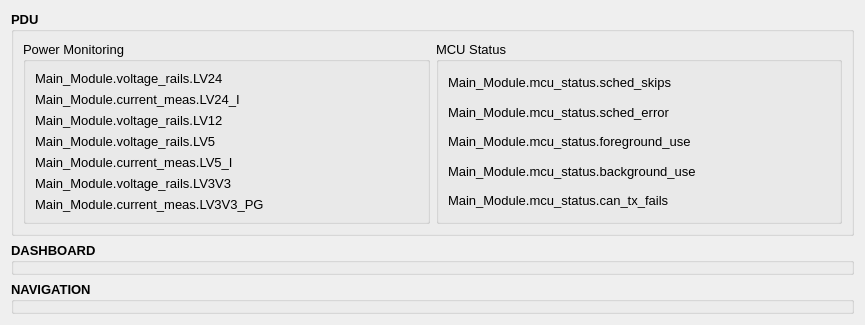
<?xml version="1.0" encoding="UTF-8"?>
<ui version="4.0">
 <class>systemMonitor</class>
 <widget class="QWidget" name="systemMonitor">
  <property name="geometry">
   <rect>
    <x>0</x>
    <y>0</y>
    <width>865</width>
    <height>318</height>
   </rect>
  </property>
  <property name="windowTitle">
   <string>Form</string>
  </property>
  <layout class="QVBoxLayout" name="verticalLayout">
   <item>
    <widget class="QGroupBox" name="groupBox_2">
     <property name="font">
      <font>
       <pointsize>10</pointsize>
       <weight>75</weight>
       <bold>true</bold>
      </font>
     </property>
     <property name="title">
      <string>PDU</string>
     </property>
     <layout class="QHBoxLayout" name="horizontalLayout">
      <item>
       <widget class="QGroupBox" name="groupBox">
        <property name="font">
         <font>
          <pointsize>10</pointsize>
          <weight>50</weight>
          <bold>false</bold>
         </font>
        </property>
        <property name="title">
         <string>Power Monitoring</string>
        </property>
        <layout class="QVBoxLayout" name="verticalLayout_2">
         <item>
          <widget class="CANVariableDisplay" name="label_4">
           <property name="font">
            <font>
             <pointsize>10</pointsize>
            </font>
           </property>
           <property name="text">
            <string>Main_Module.voltage_rails.LV24</string>
           </property>
          </widget>
         </item>
         <item>
          <widget class="CANVariableDisplay" name="label_9">
           <property name="font">
            <font>
             <pointsize>10</pointsize>
            </font>
           </property>
           <property name="text">
            <string>Main_Module.current_meas.LV24_I</string>
           </property>
          </widget>
         </item>
         <item>
          <widget class="CANVariableDisplay" name="label_5">
           <property name="font">
            <font>
             <pointsize>10</pointsize>
            </font>
           </property>
           <property name="text">
            <string>Main_Module.voltage_rails.LV12</string>
           </property>
          </widget>
         </item>
         <item>
          <widget class="CANVariableDisplay" name="label_6">
           <property name="font">
            <font>
             <pointsize>10</pointsize>
            </font>
           </property>
           <property name="text">
            <string>Main_Module.voltage_rails.LV5</string>
           </property>
          </widget>
         </item>
         <item>
          <widget class="CANVariableDisplay" name="label_10">
           <property name="font">
            <font>
             <pointsize>10</pointsize>
            </font>
           </property>
           <property name="text">
            <string>Main_Module.current_meas.LV5_I</string>
           </property>
          </widget>
         </item>
         <item>
          <widget class="CANVariableDisplay" name="label_7">
           <property name="font">
            <font>
             <pointsize>10</pointsize>
            </font>
           </property>
           <property name="text">
            <string>Main_Module.voltage_rails.LV3V3</string>
           </property>
          </widget>
         </item>
         <item>
          <widget class="CANVariableDisplay" name="label_8">
           <property name="font">
            <font>
             <pointsize>10</pointsize>
            </font>
           </property>
           <property name="text">
            <string>Main_Module.current_meas.LV3V3_PG</string>
           </property>
          </widget>
         </item>
        </layout>
       </widget>
      </item>
      <item>
       <widget class="QGroupBox" name="groupBox_3">
        <property name="font">
         <font>
          <weight>50</weight>
          <bold>false</bold>
         </font>
        </property>
        <property name="title">
         <string>MCU Status</string>
        </property>
        <layout class="QVBoxLayout" name="verticalLayout_3">
         <item>
          <widget class="CANVariableDisplay" name="label_11">
           <property name="font">
            <font>
             <pointsize>10</pointsize>
            </font>
           </property>
           <property name="text">
            <string>Main_Module.mcu_status.sched_skips</string>
           </property>
          </widget>
         </item>
         <item>
          <widget class="CANVariableDisplay" name="label_14">
           <property name="font">
            <font>
             <pointsize>10</pointsize>
            </font>
           </property>
           <property name="text">
            <string>Main_Module.mcu_status.sched_error</string>
           </property>
          </widget>
         </item>
         <item>
          <widget class="CANVariableDisplay" name="label_12">
           <property name="font">
            <font>
             <pointsize>10</pointsize>
            </font>
           </property>
           <property name="text">
            <string>Main_Module.mcu_status.foreground_use</string>
           </property>
          </widget>
         </item>
         <item>
          <widget class="CANVariableDisplay" name="label_13">
           <property name="font">
            <font>
             <pointsize>10</pointsize>
            </font>
           </property>
           <property name="text">
            <string>Main_Module.mcu_status.background_use</string>
           </property>
          </widget>
         </item>
         <item>
          <widget class="CANVariableDisplay" name="label_15">
           <property name="font">
            <font>
             <pointsize>10</pointsize>
            </font>
           </property>
           <property name="text">
            <string>Main_Module.mcu_status.can_tx_fails</string>
           </property>
          </widget>
         </item>
        </layout>
       </widget>
      </item>
     </layout>
    </widget>
   </item>
   <item>
    <widget class="QGroupBox" name="groupBox_4">
     <property name="font">
      <font>
       <pointsize>10</pointsize>
       <weight>75</weight>
       <bold>true</bold>
      </font>
     </property>
     <property name="title">
      <string>DASHBOARD</string>
     </property>
    </widget>
   </item>
   <item>
    <widget class="QGroupBox" name="groupBox_5">
     <property name="font">
      <font>
       <pointsize>10</pointsize>
       <weight>75</weight>
       <bold>true</bold>
      </font>
     </property>
     <property name="title">
      <string>NAVIGATION</string>
     </property>
    </widget>
   </item>
   <item>
    <spacer name="verticalSpacer">
     <property name="orientation">
      <enum>Qt::Vertical</enum>
     </property>
     <property name="sizeHint" stdset="0">
      <size>
       <width>20</width>
       <height>40</height>
      </size>
     </property>
    </spacer>
   </item>
  </layout>
 </widget>
 <customwidgets>
  <customwidget>
   <class>CANVariableDisplay</class>
   <extends>QLabel</extends>
   <header>display_widgets.variables.can_variable_display</header>
  </customwidget>
 </customwidgets>
 <resources/>
 <connections/>
</ui>
